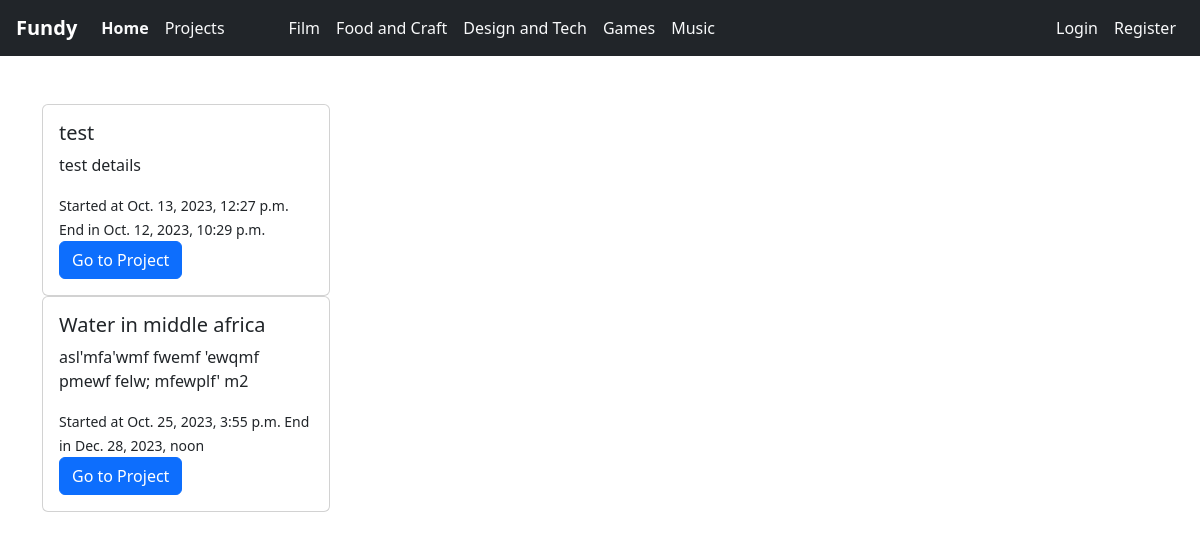
Before: /projects/list-project/ with the older database file.
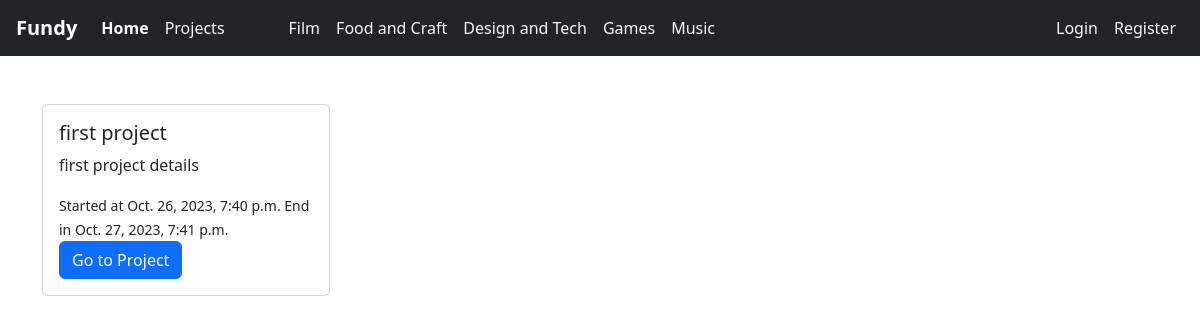
After: the same page with the newer database file.
### projects/models.py (models this page shows, shortened)
class ProjectsModel(models.Model):
    user=models.ForeignKey(UserProfile, related_name='projects',on_delete=models.CASCADE)
    title = models.CharField(max_length=200)
    details = models.TextField(max_length=500)
    category = models.ManyToManyField(CategoriesModel)
    target = models.IntegerField()
    tags = models.ManyToManyField(TagsModel)
    start_time = models.DateTimeField()
    end_time = models.DateTimeField()
    is_featured = models.BooleanField(default=False)
    completed=models.BooleanField(default=False)
    closed=models.BooleanField(default=False)

### projects/views.py (the view)
# urls.py: path("list-project/", views.project_list, name="project_list"),
def project_list(request):
    projects = ProjectsModel.objects.all()  # Fetch all projects
    return render(request, "projects/project_list.html", {"projects": projects})

### projects/templates/projects/project_list.html
{%extends 'base.html'%} {% load static %}
{%block body%}
{% for project in projects %}
<div class="card" style="width: 18rem">
  <div class="card-body">
    <h5 class="card-title">{{ project.title }}</h5>
    <p class="card-text">{{ project.details }}</p>
    <small> Started at {{ project.start_time }} </small>
    <small> End in {{ project.end_time }} </small>
    <a href="#" class="btn btn-primary">Go to Project</a>
  </div>
</div>
{% endfor %} {%endblock%}

Changed rows visible on the page:
removed ProjectsModel: title "Water in middle africa", details "asl'mfa'wmf fwemf 'ewqmf pmewf felw; mfewplf' m2", start_time "Oct. 25, 2023, 3:55 p.m.", end_time "Dec. 28, 2023, noon"
changed ProjectsModel: title "test" → "first project"; details "test details" → "first project details"; start_time "Oct. 13, 2023, 12:27 p.m." → "Oct. 26, 2023, 7:40 p.m."; end_time "Oct. 12, 2023, 10:29 p.m." → "Oct. 27, 2023, 7:41 p.m."
